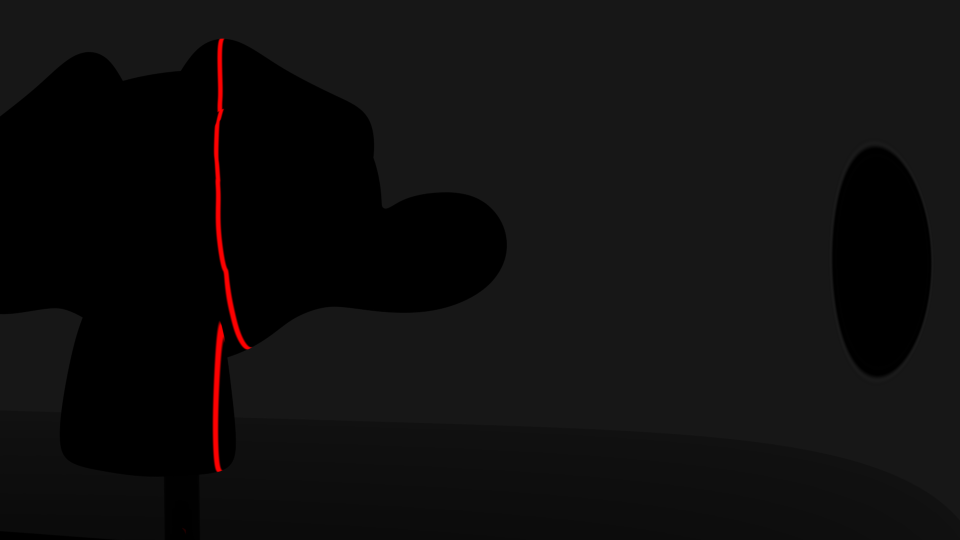
#> input picture Archives/Traitement des images/Labo 3 & 4 & Projet/Labo 3 & 4 - Projet -Stéréovision/scanRight2/scan0011.png, 1920 x 1080 px, found by its file name (shown at 1/2 size)
$ jupyter execute --allow-errors solution.ipynb
#> lines starting #> are read from the running program, lines starting #| are printed output that depends on the picture
# Stereovision project

## Calibration caméra

[cell 1]
import numpy as np
import matplotlib.pyplot as plt
from mpl_toolkits.mplot3d import Axes3D
import cv2 as cv
import glob

# Critères d'arrêt pour l'algorithme de détection des coins de l'échiquier
# criteria = (cv.TERM_CRITERIA_EPS + cv.TERM_CRITERIA_MAX_ITER, 30, 0.001)

# Création des points d'objet 3D pour un échiquier de 7x7 intersections
objp = np.zeros((7*7, 3), np.float32)  # Initialisation d'un tableau de points (z=0 par défaut)
objp[:, :2] = np.mgrid[0:7, 0:7].T.reshape(-1, 2)  # Coordonnées x, y de la grille d'intersections

# print(objp)

# Listes pour stocker les points 3D (réels) et les points 2D (dans l'image)
objpoints = []  # Points 3D
imgpoints = []  # Points 2D

# Parcours des images d'échiquier correspondantes
for fname in glob.glob('chessboards/c4*.png'):
    img = cv.imread(fname)  # Chargement de l'image
    gray = cv.cvtColor(img, cv.COLOR_BGR2GRAY)  # Conversion de l'image en niveaux de gris
    ret, corners = cv.findChessboardCorners(gray, (7, 7), None)  # Détection des coins de l'échiquier
    if ret:
        objpoints.append(objp)  # Ajout des points 3D correspondants
        imgpoints.append(corners)  # Ajout des coins détectés (points 2D)

# Calibration de la caméra avec les points correspondants 2D et 3D
#> (the rest of this cell did not finish here and is left out)

## Show the board and the cameras in the 3D plan

[cell 2]
# Fonction pour visualiser dans l'espace 3D la position des caméras et de l'objet (jeu d'échecs)
def plotDotWorld():
    # Création d'une figure 3D
    fig = plt.figure()                                       # Crée une figure vide
    ax = plt.axes(projection='3d')                          # Ajoute des axes 3D pour une visualisation en trois dimensions

    # Affichage des points 3D de l'objet
    ax.scatter3D(objp[:, 0], objp[:, 1], objp[:, 2])         # Place les points de l'objet (objp) dans l'espace 3D

    # Affichage de la position de la caméra gauche
    x, y, z, d = camWorldCenterLeft                          # Coordonnées homogènes de la caméra gauche
    ax.scatter(x, y, z, c='g', marker='o')                   # Représente la caméra gauche par un point vert ('g')

    # Affichage de la position de la caméra droite
    x2, y2, z2, d2 = camWorldCenterRight                     # Coordonnées homogènes de la caméra droite
    ax.scatter(x2, y2, z2, c='r', marker='o')                # Représente la caméra droite par un point rouge ('r')

    # Affichage de la figure 3D
    plt.show()                                               # Affiche la figure

# Appel de la fonction pour afficher la scène 3D
#> (the rest of this cell did not finish here and is left out)

## Show one line and delete the background

[cell 3]
# Affiche le résultat de la fonction getImgLine(fname) pour une image donnée

# Chargement de l'image
img = cv.imread("scanRight/scan0011.png")  # Charge l'image spécifiée dans une variable
#> img is the input picture: shape (1080, 1920, 3); mean B, G, R 14.7, 14.7, 15.8

# Application d'un seuillage pour isoler les éléments souhaités
ret, mask = cv.threshold(img, 127, 255, cv.THRESH_TOZERO)
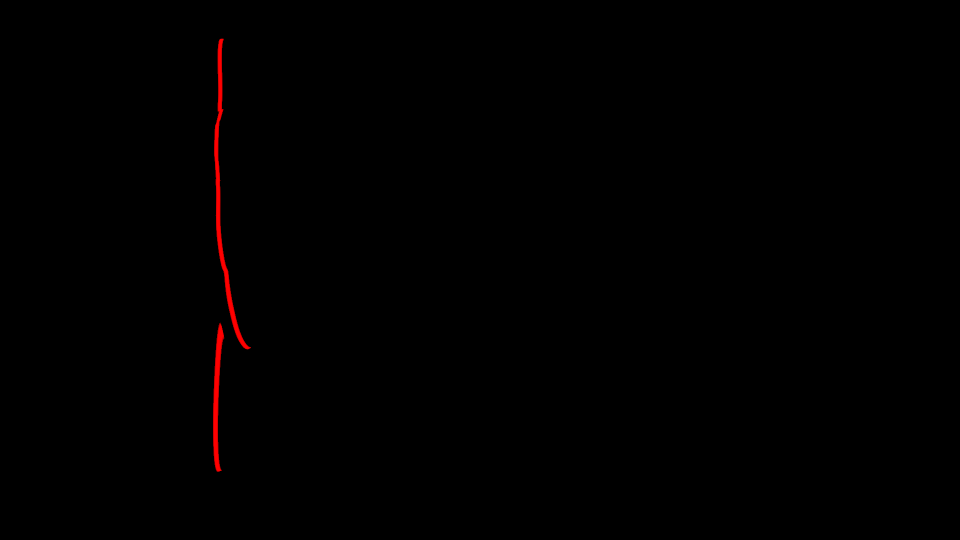
#> mask: shape (1080, 1920, 3) (shown at 1/2 size); mean B, G, R 0, 0, 1
# Seuil fixé à 127 : les pixels ayant une intensité inférieure à ce seuil sont mis à zéro
# Méthode THRESH_TOZERO : conserve les pixels supérieurs au seuil sans modification

# Affichage du masque obtenu
print("mask")         # Indique dans la console que l'image affichée est le masque
plt.imshow(mask)      # Affiche l'image transformée sous forme de masque

## Calculate the fondamentals and the epilines

[cell 4]
# Fonction pour calculer la matrice de produit vectoriel (matrice croisée) d'un vecteur
# [50 lines left out: functions crossMat, matFondamental, getImgLine, findEpilines, not called in this run]

# Calcul de la matrice fondamentale entre les deux caméras
#> (the rest of this cell did not finish here and is left out)

## Display the epilines

[cell 5]
import cv2 as cv
import numpy as np
from PIL import Image
import matplotlib.pyplot as plt
import os
from IPython.display import Image as pythImage, display

# [86 lines left out: functions lineY, drawAvgPoint, drawEpl, process_folder, not called in this run]


# Exemple d'utilisation :
# Supposons que EplLeft et EplRight soient définis
# EplLeft = [...]  # Liste des points
# EplRight = [...]  # Liste des coefficients

#> (the rest of this cell did not finish here and is left out)

## Show the points in the 3D plan

[cell 6]
# Même fonctionnement que pour le calculs des épilignes plus haut
# [58 lines left out: functions getReddAvg, eplRedPoints, not called in this run]


#> (the rest of this cell did not finish here and is left out)

[cell 7]
from mathutils import geometry as pygeo
from mathutils import Vector


def arrayToVector(p):
    return Vector((p[0],p[1],p[2]))


# Récupère l'intersection des lignes passant par
# [32 lines left out: function getIntersection, not called in this run]


# Récupère tous les points en fonction de la caméra de droite et la caméra de gauche
def getObjectPoint():
    point = [[],[],[]]
    for l in range(26):
        pointsLeft = np.array(epl[l][0])

        pointRight = np.array(pointsRight[l])
        for i in range(len(pointsLeft[0])):
            try:

                # calcul du point d'intersection sur l'objet -> on obtient une liste de vector
                intersection = getIntersection(pointsLeft[:,i],pointRight[:,i])
                # print(intersection)
                for inter in intersection:
                    inter *= 1000
                    x,y,z = inter
                    point[0].append(x)
                    point[1].append(y)
                    point[2].append(z)
            except:
                pass
    return np.array(point)


# [63 lines left out: functions drawPointObject, rotatePoints, not called in this run]


display(pythImage(filename='output_final.gif'))

# Obtenez les points de l'objet
#> (the rest of this cell did not finish here and is left out)
